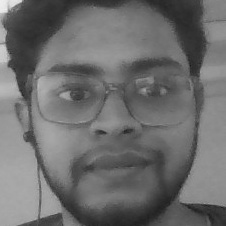
#> input picture python/dataset/face_1.jpg, 226 x 226 px
$ python face_recognition.py
#> lines starting #> are read from the running program, lines starting #| are printed output that depends on the picture; after the words box and inside, x2 and y2 are one past the last pixel; in counts of white or black regions, pixels touching at a corner belong together
import cv2
import os
import numpy as np
from PIL import Image
import pickle

# Path for face image database
path = 'dataset'
recognizer = cv2.face.LBPHFaceRecognizer_create()
face_cascade = cv2.CascadeClassifier(cv2.data.haarcascades + 'haarcascade_frontalface_default.xml')

def get_images_and_labels(path):
#> called with path = 'dataset'
    image_paths = [os.path.join(path, f) for f in os.listdir(path) if f.endswith('.jpg')]
    face_samples = []
    ids = []

    for image_path in image_paths:
        # Convert to grayscale
        pil_image = Image.open(image_path).convert('L')
#> pil_image is the input picture: PIL image 226x226 L; min 24, max 239, mean 109.1
        img_numpy = np.array(pil_image, 'uint8')

        # Get the ID from the image name (assuming format: face_1.jpg, face_2.jpg, etc.)
        id = int(os.path.split(image_path)[-1].split("_")[1].split(".")[0])

        # Detect faces in the image
        faces = face_cascade.detectMultiScale(img_numpy)
#> faces = [[24, 19, 185, 185]]

        for (x, y, w, h) in faces:
            face_samples.append(img_numpy[y:y+h, x:x+w])
            ids.append(id)
#> this loop made 1 pass
#> after the loop, face_samples = 1 item; ids = [1]
#> pass 2 of the loop in get_images_and_labels, `for image_path in image_paths:`:
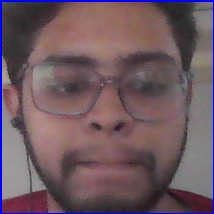
#> input picture python/dataset/face_2.jpg, 214 x 214 px
#> in get_images_and_labels, `pil_image = Image.open(image_path).convert('L')`:
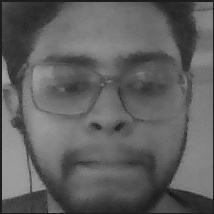
#> pil_image: PIL image 214x214 L; min 17, max 166, mean 95.9
#> in get_images_and_labels, `faces = face_cascade.detectMultiScale(img_numpy)`: faces = [[17, 14, 181, 181]]
#> the loop in get_images_and_labels, `for (x, y, w, h) in faces:` made 1 pass
#> after the loop in get_images_and_labels, `for (x, y, w, h) in faces:`: face_samples = 2 items; ids = [1, 2]
#> pass 3 of the loop in get_images_and_labels, `for image_path in image_paths:`:
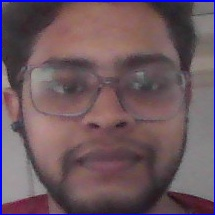
#> input picture python/dataset/face_3.jpg, 215 x 215 px
#> in get_images_and_labels, `pil_image = Image.open(image_path).convert('L')`:
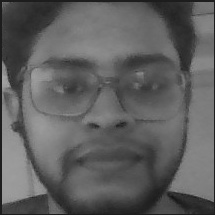
#> pil_image: PIL image 215x215 L; min 19, max 165, mean 94.7
#> in get_images_and_labels, `faces = face_cascade.detectMultiScale(img_numpy)`: faces = [[21, 19, 175, 175]]
#> the loop in get_images_and_labels, `for (x, y, w, h) in faces:` made 1 pass
#> after the loop in get_images_and_labels, `for (x, y, w, h) in faces:`: face_samples = 3 items; ids = [1, 2, 3]

    return face_samples, ids

def train_model():
    print("Training the model...")
    faces, ids = get_images_and_labels(path)
#> faces = 3 items; ids = [1, 2, 3]

    if len(faces) == 0:
        print("No faces found in the dataset. Please capture some faces first.")
        return False

    recognizer.train(faces, np.array(ids))

    # Save the model
    recognizer.save('trainer.yml')
    print("Model trained and saved as 'trainer.yml'")
    return True

def recognize_faces():
    if not os.path.exists('trainer.yml'):
        print("Please train the model first by capturing some faces.")
        return

    recognizer.read('trainer.yml')
    font = cv2.FONT_HERSHEY_SIMPLEX

    # Initialize webcam
    cap = cv2.VideoCapture(0)

    print("Press 'q' to quit")

    while True:
        ret, frame = cap.read()
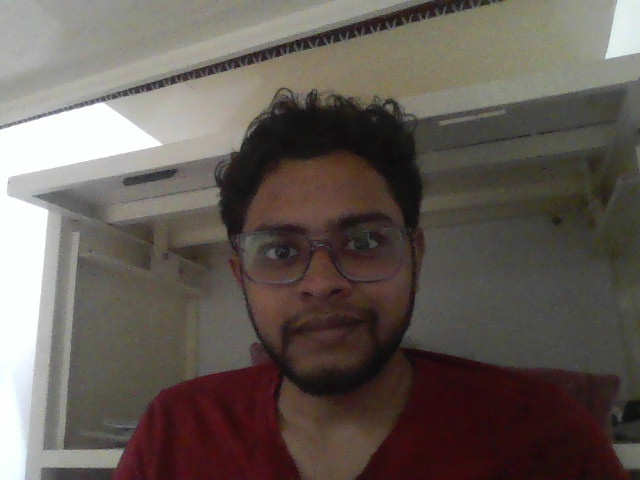
#> input picture python/faces/231501047_Giridhar U.jpg, 640 x 480 px, given in place of the camera
#> frame is the input picture: shape (480, 640, 3); mean B, G, R 85.8, 91.7, 100.5
        if not ret:
            print("Failed to grab frame")
            break

        gray = cv2.cvtColor(frame, cv2.COLOR_BGR2GRAY)
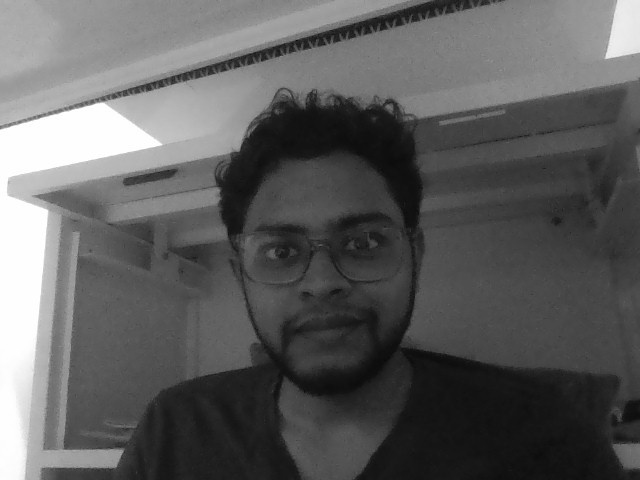
#> gray: shape (480, 640); min 9, max 255, mean 93.7
        faces = face_cascade.detectMultiScale(gray, 1.3, 5)
#> faces = [[214, 162, 217, 217]]

        for (x, y, w, h) in faces:
            # Recognize the face
            id, confidence = recognizer.predict(gray[y:y+h, x:x+w])

            # Draw rectangle around the face
            color = (0, 255, 0)  # Green for recognized face
            cv2.rectangle(frame, (x, y), (x+w, y+h), color, 2)

            # Display the ID
            cv2.putText(frame, f"ID: {id}", (x+5, y-5), font, 1, (255, 255, 255), 2)
            cv2.putText(frame, f"Confidence: {confidence:.2f}", (x+5, y+h-5), font, 0.5, (255, 255, 255), 1)
#> this loop made 1 pass
#> (x, y, w, h, id, confidence, color) on pass 1: (214, 162, 217, 217, 1, 49.16, (0, 255, 0))
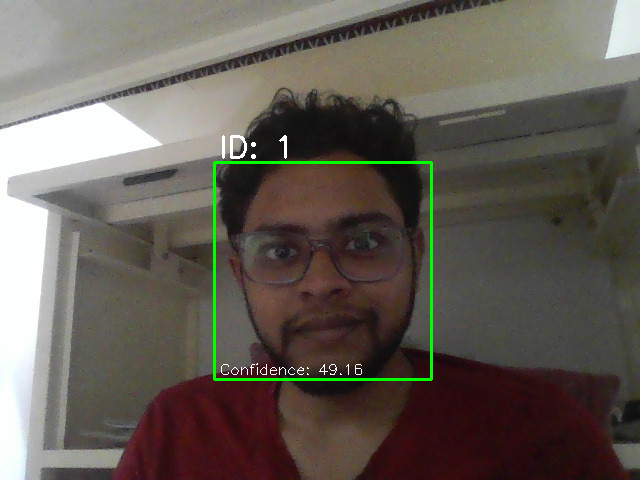
#> frame: shape (480, 640, 3); 1.07% of pixels changed, all inside (x1, y1, x2, y2) = (213, 135, 433, 381)

        cv2.imshow('Face Recognition - Press q to quit', frame)

        if cv2.waitKey(1) & 0xFF == ord('q'):
#> (key q is pressed here)
            break

    cap.release()
    cv2.destroyAllWindows()

if __name__ == "__main__":
    # First, train the model with captured faces
    if train_model():
        # Then, start recognition
        recognize_faces()
